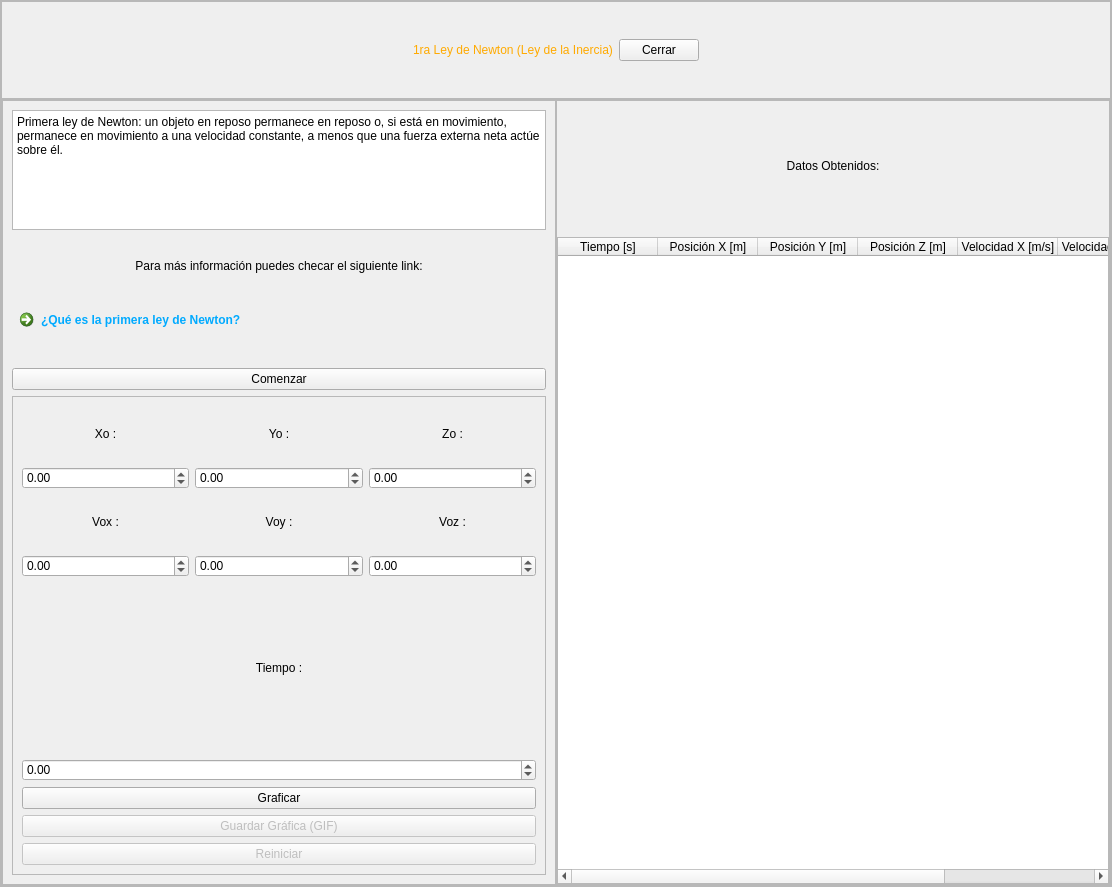
<?xml version="1.0" encoding="UTF-8"?>
<ui version="4.0">
 <class>MainWindow</class>
 <widget class="QMainWindow" name="MainWindow">
  <property name="geometry">
   <rect>
    <x>0</x>
    <y>0</y>
    <width>1112</width>
    <height>887</height>
   </rect>
  </property>
  <property name="windowTitle">
   <string>MainWindow</string>
  </property>
  <widget class="QWidget" name="centralwidget">
   <layout class="QVBoxLayout" name="verticalLayout">
    <property name="spacing">
     <number>0</number>
    </property>
    <property name="leftMargin">
     <number>0</number>
    </property>
    <property name="topMargin">
     <number>0</number>
    </property>
    <property name="rightMargin">
     <number>0</number>
    </property>
    <property name="bottomMargin">
     <number>0</number>
    </property>
    <item>
     <widget class="QFrame" name="frame">
      <property name="frameShape">
       <enum>QFrame::StyledPanel</enum>
      </property>
      <property name="frameShadow">
       <enum>QFrame::Raised</enum>
      </property>
      <layout class="QVBoxLayout" name="verticalLayout_2" stretch="1,8">
       <property name="spacing">
        <number>0</number>
       </property>
       <property name="leftMargin">
        <number>0</number>
       </property>
       <property name="topMargin">
        <number>0</number>
       </property>
       <property name="rightMargin">
        <number>0</number>
       </property>
       <property name="bottomMargin">
        <number>0</number>
       </property>
       <item>
        <widget class="QFrame" name="frame_2">
         <property name="frameShape">
          <enum>QFrame::StyledPanel</enum>
         </property>
         <property name="frameShadow">
          <enum>QFrame::Raised</enum>
         </property>
         <layout class="QHBoxLayout" name="horizontalLayout">
          <item>
           <spacer name="horizontalSpacer">
            <property name="orientation">
             <enum>Qt::Horizontal</enum>
            </property>
            <property name="sizeHint" stdset="0">
             <size>
              <width>268</width>
              <height>20</height>
             </size>
            </property>
           </spacer>
          </item>
          <item>
           <widget class="QLabel" name="label">
            <property name="styleSheet">
             <string notr="true">color: rgb(255, 170, 0);
font: italic 16pt &quot;Harlow Solid Italic&quot;;</string>
            </property>
            <property name="text">
             <string>1ra Ley de Newton (Ley de la Inercia)</string>
            </property>
           </widget>
          </item>
          <item>
           <widget class="QPushButton" name="button_cerrar">
            <property name="text">
             <string>Cerrar</string>
            </property>
           </widget>
          </item>
          <item>
           <spacer name="horizontalSpacer_2">
            <property name="orientation">
             <enum>Qt::Horizontal</enum>
            </property>
            <property name="sizeHint" stdset="0">
             <size>
              <width>268</width>
              <height>20</height>
             </size>
            </property>
           </spacer>
          </item>
         </layout>
        </widget>
       </item>
       <item>
        <widget class="QFrame" name="frame_3">
         <property name="frameShape">
          <enum>QFrame::StyledPanel</enum>
         </property>
         <property name="frameShadow">
          <enum>QFrame::Raised</enum>
         </property>
         <layout class="QHBoxLayout" name="horizontalLayout_2" stretch="1,1">
          <property name="spacing">
           <number>0</number>
          </property>
          <property name="leftMargin">
           <number>0</number>
          </property>
          <property name="topMargin">
           <number>0</number>
          </property>
          <property name="rightMargin">
           <number>0</number>
          </property>
          <property name="bottomMargin">
           <number>0</number>
          </property>
          <item>
           <widget class="QFrame" name="frame_4">
            <property name="styleSheet">
             <string notr="true">QPushButton{
border-color: rgb(170, 0, 0);
font: 81 italic 11pt &quot;Montserrat ExtraBold&quot;;
}

QLabel{
font: 12pt &quot;MS Shell Dlg 2&quot;;
}

QDoubleSpinBox{
font: 12pt &quot;MS Shell Dlg 2&quot;;
}

QCommandLinkButton{
color: rgb(0, 170, 255);
}</string>
            </property>
            <property name="frameShape">
             <enum>QFrame::StyledPanel</enum>
            </property>
            <property name="frameShadow">
             <enum>QFrame::Raised</enum>
            </property>
            <layout class="QVBoxLayout" name="verticalLayout_3" stretch="2,1,1,1,8">
             <item>
              <widget class="QPlainTextEdit" name="plainTextEdit">
               <property name="styleSheet">
                <string notr="true">font: 12pt &quot;MS Shell Dlg 2&quot;;</string>
               </property>
               <property name="readOnly">
                <bool>true</bool>
               </property>
               <property name="plainText">
                <string>Primera ley de Newton: un objeto en reposo permanece en reposo o, si está en movimiento, permanece en movimiento a una velocidad constante, a menos que una fuerza externa neta actúe sobre él.</string>
               </property>
              </widget>
             </item>
             <item>
              <widget class="QLabel" name="label_2">
               <property name="styleSheet">
                <string notr="true">font: 12pt &quot;MS Shell Dlg 2&quot;;</string>
               </property>
               <property name="text">
                <string>Para más información puedes checar el siguiente link:</string>
               </property>
               <property name="alignment">
                <set>Qt::AlignCenter</set>
               </property>
              </widget>
             </item>
             <item>
              <widget class="QCommandLinkButton" name="linkButton_pag">
               <property name="text">
                <string>¿Qué es la primera ley de Newton?</string>
               </property>
              </widget>
             </item>
             <item>
              <widget class="QPushButton" name="button_comenzar">
               <property name="text">
                <string>Comenzar</string>
               </property>
              </widget>
             </item>
             <item>
              <widget class="QFrame" name="frame_6">
               <property name="frameShape">
                <enum>QFrame::StyledPanel</enum>
               </property>
               <property name="frameShadow">
                <enum>QFrame::Raised</enum>
               </property>
               <layout class="QVBoxLayout" name="verticalLayout_5" stretch="1,1,1,1,0,1">
                <item>
                 <layout class="QGridLayout" name="gridLayout">
                  <item row="2" column="2">
                   <widget class="QLabel" name="label_6">
                    <property name="text">
                     <string>Voz :</string>
                    </property>
                    <property name="alignment">
                     <set>Qt::AlignCenter</set>
                    </property>
                   </widget>
                  </item>
                  <item row="2" column="1">
                   <widget class="QLabel" name="label_5">
                    <property name="text">
                     <string>Voy :</string>
                    </property>
                    <property name="alignment">
                     <set>Qt::AlignCenter</set>
                    </property>
                   </widget>
                  </item>
                  <item row="3" column="0">
                   <widget class="QDoubleSpinBox" name="sBox_Vox">
                    <property name="minimum">
                     <double>-1000.000000000000000</double>
                    </property>
                    <property name="maximum">
                     <double>1000.000000000000000</double>
                    </property>
                   </widget>
                  </item>
                  <item row="3" column="1">
                   <widget class="QDoubleSpinBox" name="sBox_Voy">
                    <property name="minimum">
                     <double>-1000.000000000000000</double>
                    </property>
                    <property name="maximum">
                     <double>1000.000000000000000</double>
                    </property>
                   </widget>
                  </item>
                  <item row="2" column="0">
                   <widget class="QLabel" name="label_4">
                    <property name="text">
                     <string>Vox :</string>
                    </property>
                    <property name="alignment">
                     <set>Qt::AlignCenter</set>
                    </property>
                   </widget>
                  </item>
                  <item row="3" column="2">
                   <widget class="QDoubleSpinBox" name="sBox_Voz">
                    <property name="minimum">
                     <double>-1000.000000000000000</double>
                    </property>
                    <property name="maximum">
                     <double>1000.000000000000000</double>
                    </property>
                   </widget>
                  </item>
                  <item row="0" column="0">
                   <widget class="QLabel" name="label_8">
                    <property name="text">
                     <string>Xo :</string>
                    </property>
                    <property name="alignment">
                     <set>Qt::AlignCenter</set>
                    </property>
                   </widget>
                  </item>
                  <item row="0" column="1">
                   <widget class="QLabel" name="label_9">
                    <property name="text">
                     <string>Yo :</string>
                    </property>
                    <property name="alignment">
                     <set>Qt::AlignCenter</set>
                    </property>
                   </widget>
                  </item>
                  <item row="0" column="2">
                   <widget class="QLabel" name="label_10">
                    <property name="text">
                     <string>Zo :</string>
                    </property>
                    <property name="alignment">
                     <set>Qt::AlignCenter</set>
                    </property>
                   </widget>
                  </item>
                  <item row="1" column="0">
                   <widget class="QDoubleSpinBox" name="sBox_Xo">
                    <property name="minimum">
                     <double>-1000.000000000000000</double>
                    </property>
                    <property name="maximum">
                     <double>1000.000000000000000</double>
                    </property>
                   </widget>
                  </item>
                  <item row="1" column="1">
                   <widget class="QDoubleSpinBox" name="sBox_Yo">
                    <property name="minimum">
                     <double>-1000.000000000000000</double>
                    </property>
                    <property name="maximum">
                     <double>1000.000000000000000</double>
                    </property>
                   </widget>
                  </item>
                  <item row="1" column="2">
                   <widget class="QDoubleSpinBox" name="sBox_Zo">
                    <property name="minimum">
                     <double>-1000.000000000000000</double>
                    </property>
                    <property name="maximum">
                     <double>1000.000000000000000</double>
                    </property>
                   </widget>
                  </item>
                 </layout>
                </item>
                <item>
                 <widget class="QLabel" name="label_7">
                  <property name="text">
                   <string>Tiempo :</string>
                  </property>
                  <property name="alignment">
                   <set>Qt::AlignCenter</set>
                  </property>
                 </widget>
                </item>
                <item>
                 <widget class="QDoubleSpinBox" name="sBox_tiempo">
                  <property name="minimum">
                   <double>-1000.000000000000000</double>
                  </property>
                  <property name="maximum">
                   <double>1000.000000000000000</double>
                  </property>
                 </widget>
                </item>
                <item>
                 <widget class="QPushButton" name="button_graficar">
                  <property name="text">
                   <string>Graficar</string>
                  </property>
                 </widget>
                </item>
                <item>
                 <widget class="QPushButton" name="button_guardar">
                  <property name="enabled">
                   <bool>false</bool>
                  </property>
                  <property name="text">
                   <string>Guardar Gráfica (GIF)</string>
                  </property>
                 </widget>
                </item>
                <item>
                 <widget class="QPushButton" name="button_reiniciar">
                  <property name="enabled">
                   <bool>false</bool>
                  </property>
                  <property name="text">
                   <string>Reiniciar</string>
                  </property>
                 </widget>
                </item>
               </layout>
              </widget>
             </item>
            </layout>
           </widget>
          </item>
          <item>
           <widget class="QFrame" name="frame_5">
            <property name="frameShape">
             <enum>QFrame::StyledPanel</enum>
            </property>
            <property name="frameShadow">
             <enum>QFrame::Raised</enum>
            </property>
            <layout class="QVBoxLayout" name="verticalLayout_4" stretch="1,5,8">
             <property name="leftMargin">
              <number>0</number>
             </property>
             <property name="topMargin">
              <number>0</number>
             </property>
             <property name="rightMargin">
              <number>0</number>
             </property>
             <property name="bottomMargin">
              <number>0</number>
             </property>
             <item>
              <widget class="QLabel" name="label_3">
               <property name="styleSheet">
                <string notr="true">font: 12pt &quot;MS Shell Dlg 2&quot;;</string>
               </property>
               <property name="text">
                <string>Datos Obtenidos:</string>
               </property>
               <property name="alignment">
                <set>Qt::AlignCenter</set>
               </property>
              </widget>
             </item>
             <item>
              <widget class="QTableWidget" name="tabla_valores">
               <column>
                <property name="text">
                 <string>Tiempo [s]</string>
                </property>
               </column>
               <column>
                <property name="text">
                 <string>Posición X [m]</string>
                </property>
               </column>
               <column>
                <property name="text">
                 <string>Posición Y [m]</string>
                </property>
               </column>
               <column>
                <property name="text">
                 <string>Posición Z [m]</string>
                </property>
               </column>
               <column>
                <property name="text">
                 <string>Velocidad X [m/s]</string>
                </property>
               </column>
               <column>
                <property name="text">
                 <string>Velocidad Y [m/s]</string>
                </property>
               </column>
               <column>
                <property name="text">
                 <string>Velocidad Z [m/s]</string>
                </property>
               </column>
              </widget>
             </item>
             <item>
              <layout class="QVBoxLayout" name="graf_1ra_ley"/>
             </item>
            </layout>
           </widget>
          </item>
         </layout>
        </widget>
       </item>
      </layout>
     </widget>
    </item>
   </layout>
  </widget>
 </widget>
 <resources/>
 <connections/>
</ui>
